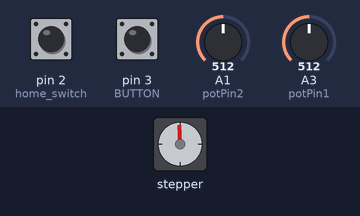
Bench run of a sketch on a simulated Arduino Uno, built with avr-gcc and run on an emulated ATmega328P. On the bench: stepper motor. The inputs (shaded band) are chosen by the test bench; at power-on: pin 2 (home_switch) HIGH, pin 3 (BUTTON) HIGH, A1 (potPin2) = 512, A3 (potPin1) = 512. Stepper angles assume 200 steps per turn.

Above: at 4.9 s.
At 5.6 s:
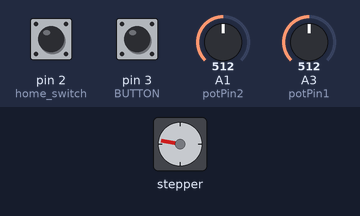
5.7 s: pin 2 (home_switch) pulled LOW for 0.15 s
At 6.7 s:
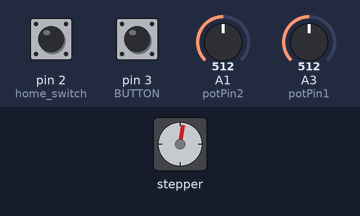
Timing chart, 0 to 8.7 s (numbered marks = the images above; inputs shaded):
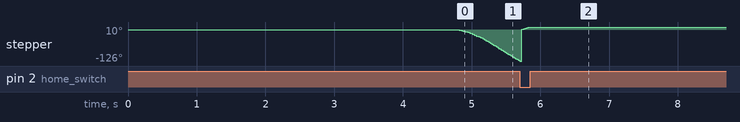

The sketch:

Code_for_now.ino
```cpp
#include <LiquidCrystal_PCF8574.h>
#include <Wire.h>
#include <AccelStepper.h>
// 3D models.com
// AccelStepper Setup
// 3.33 steps per mm

AccelStepper stepperX(1, 5, 4);

// Home Switch
#define home_switch 2

// Step motor
int dir = 4;
int stp = 5;

// Stepper Travel Variables
long TravelX;  // Used to store the X value entered in the Serial Monitor
int move_finished=1;  // Used to check if move is completed
long initial_homing=-1;  // Used to Home Stepper at startup

// LCD I2C
LiquidCrystal_PCF8574 lcd(0x27); // Setovanje I2C adrese LCD displeja

// Input pots
const int potPin1 = A3;
const int potPin2 = A1;

int potValue1 = 0;
int potValue2 = 0;

int potMap1 = 0;
int potMap2 = 0;

// Tasteri
int BUTTON = 3;
int state = HIGH;

// Motori
int motor1 = 9;
int motor2 = 10;


// Pomocne promenljive
int brzina_int = 0;
int vreme_int = 0;
int brzina_ciklusa = 0;
int vreme_ciklusa = 0;
long vreme_ciklusa_ms;


long hours = 0;

// Promenljive za merenje vremena
unsigned long startMillis;
unsigned long currentMillis;
const unsigned long period = 3600000;  // period od jednog sata u milisekundama, prilikom testiranja ovde stavi 1000 (1 s) da bi mogao da vidis promene

void setup()
{
  delay(100);
  digitalWrite(motor1, HIGH);
  digitalWrite(motor2, HIGH);
  delay(100);

  // Otvaranje I2C komunikacije sa LCD-om
  Wire.begin();
  Wire.beginTransmission(0x27);

  // Setovanje BUTTONa i njegove interrupt funkcije
  pinMode(BUTTON, INPUT_PULLUP);
  attachInterrupt(digitalPinToInterrupt(BUTTON), BUTTON_interrupt, FALLING);

  // Cuvanje pocetnog vremena koda
  startMillis = millis();

  updateLCD_start();

  // Homing stepper motora
  pinMode(home_switch, INPUT_PULLUP);
  delay(5);

  // Maksimalna brzina i ubrzanje
  stepperX.setMaxSpeed(100.0);
  stepperX.setAcceleration(100.0);


  // Start Homing procedure of Stepper Motor at startup
  lcd.clear();
  lcd.print("Homing procedura");
  delay(100);

  while (digitalRead(home_switch)) {  // Make the Stepper move CCW until the switch is activated
    stepperX.moveTo(initial_homing);  // Set the position to move to
    initial_homing--;  // Decrease by 1 for next move if needed
    stepperX.run();  // Start moving the stepper
    delay(5);
}

  stepperX.setCurrentPosition(0);  // Set the current position as zero for now
  stepperX.setMaxSpeed(100.0);      // Set Max Speed of Stepper (Slower to get better accuracy)
  stepperX.setAcceleration(100.0);  // Set Acceleration of Stepper
  initial_homing=1;

  while (!digitalRead(home_switch)) { // Make the Stepper move CW until the switch is deactivated
    stepperX.moveTo(initial_homing);
    stepperX.run();
    initial_homing++;
    delay(5);
  }

  stepperX.setCurrentPosition(0);
  lcd.clear();
  lcd.print("Homing zavrsen");
  delay(2000);

  stepperX.setMaxSpeed(1000.0);      // Set Max Speed of Stepper (Faster for regular movements)
  stepperX.setAcceleration(1000.0);  // Set Acceleration of Stepper


  state = HIGH;


}

// Interrupt funkcija tastera
void BUTTON_interrupt()
{
  if(state == HIGH) {
    state = LOW;
  }
}


void updateLCD_start()
{
  lcd.clear();
  lcd.setBacklight(255);
  lcd.noCursor();
  lcd.home();
  delay(2000);
  lcd.print("Hello world!");
  delay(500);
  lcd.setCursor(0, 1);
  lcd.print("Starting...");
  delay(2000);
  lcd.clear();
}

// Update LCD-a kada je uredjaj u meniju za izbor
void updateLCD_menu()
{
  //lcd.clear();
  lcd.setBacklight(255);
  lcd.noCursor();
  lcd.home();
  lcd.print("Brzina     Vreme");
  lcd.setCursor(0, 1);

  brzina_int = pot1_read();
  vreme_int = pot2_read();


  // ISPIS BRZINE
  if(brzina_int<10)
  {
    lcd.setCursor(0,1);
    lcd.print("  ");
    lcd.print(brzina_int);
    lcd.print("%");
    lcd.setCursor(11,1);
      if(vreme_int>9 && vreme_int<100)
      {
        lcd.print(" ");
        lcd.print(vreme_int);
        lcd.print("s");
      }
      else
      {
        lcd.print(vreme_int);
        lcd.print("s");
      }
  } else if(brzina_int>9 && brzina_int<100)
  {
    lcd.setCursor(0,1);
    lcd.print(" ");
    lcd.print(brzina_int);
    lcd.print("%");
    lcd.setCursor(11,1);

      if(vreme_int>9 && vreme_int<100)
      {
        lcd.print(" ");
        lcd.print(vreme_int);
        lcd.print("s");
      }
      else
      {
        lcd.print(vreme_int);
        lcd.print("s");
      }
  }
  else
  {
    lcd.setCursor(0,1);
    lcd.print(brzina_int);
    lcd.print("%");
    lcd.setCursor(11,1);

      if(vreme_int>9 && vreme_int<100)
      {
        lcd.print(" ");
        lcd.print(vreme_int);
        lcd.print("s");
      }
      else
      {
        lcd.print(vreme_int);
        lcd.print("s");
      }
  }

}

// Update LCD-a kada je uredjaj ukljucen
void updateLCD_working()
{

}

int pot1_read()
{
  potValue1 = analogRead(potPin1);
  potMap1 = map(potValue1, 0, 1023, 80, 100);
  delay(100);

  return potMap1;
}

int pot2_read()
{
  potValue2 = analogRead(potPin2);
  potMap2 = map(potValue2, 0, 1023, 10, 120);
  delay(100);

  return potMap2;
}

void spusti_stepper()
{
  move_finished=0;

  TravelX = 340; // pomeraj motora
  lcd.setCursor(0,1);
  lcd.print("Spustanje u toku");

  stepperX.moveTo(TravelX);
  stepperX.setSpeed(100);
  // stepperX.runSpeedToPosition();
  while (stepperX.distanceToGo() != 0) stepperX.runSpeedToPosition();
  //stepperX.stop();

  delay(1000);

}

void podigni_stepper()
{
    while (digitalRead(home_switch)) {
      stepperX.moveTo(initial_homing);
      initial_homing--;
      stepperX.run();
      delay(5);
    }

    lcd.clear();
}

void loop()
{
  updateLCD_menu();

  if (state == 1) updateLCD_menu();

  if (state == 0)
  {
   vreme_ciklusa = vreme_int;
   brzina_ciklusa = brzina_int;

   int brzina_8bit = round(brzina_ciklusa*2.55);
   brzina_8bit = 256 - brzina_8bit;

   vreme_ciklusa_ms = vreme_ciklusa*1000;
   int i = vreme_ciklusa;


   // Spustanje step motora
   lcd.clear();
   lcd.print("Ciklus u toku");
   //spusti_stepper();
   delay(1000);


   // Ukljuci DC motore
   lcd.setCursor(0,1);
   lcd.print("               ");
   lcd.setCursor(0,1);
   lcd.print("Vreme:          ");

   // Ukljucivanje motora


   // Motor limenke

 /*   for (int br = 256; br == 240; br--)
    {
      analogWrite(motor2, br);
      delay(200);
    }

   for (int br = 246; br == brzina_8bit; br--)
  {
    analogWrite(motor2, br);
    delay(20);
  }

  */

   analogWrite(motor2,LOW);

   // Pumpa motor
   digitalWrite(motor1,LOW);
   while(i>0)
   {
      i--;
      lcd.setCursor(7,1);
      lcd.print(i);
      delay(1000);
      lcd.setCursor(7,1);
      lcd.print("    ");
   }

   //delay(vreme_ciklusa_ms);
   digitalWrite(motor2,HIGH);
   digitalWrite(motor1,HIGH);

   // Podizanje step motora
   lcd.setCursor(0,1);
   //lcd.print("                ");
   lcd.print("Vracanje motora ");
   podigni_stepper();


   state = HIGH;

  }


}
```
